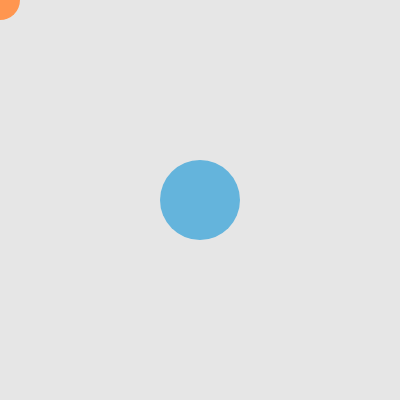
Frame 1 (no input)
Frame 60 (no input): identical to frame 1, image omitted
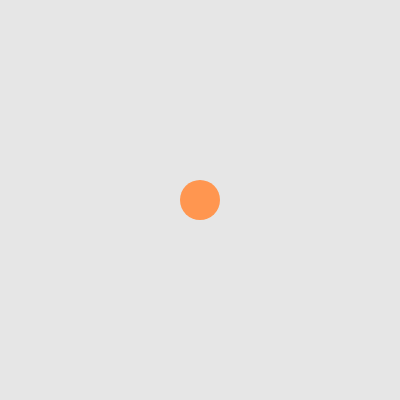
Frame 120 (the mouse pressed at the canvas centre since frame 60)

The p5.js sketch that drew these frames (run headless with seeded random() and noise() and a simulated clock; from frame 60 on, the mouse is pressed at the canvas centre):

// p5.js sketch
// ── sketch.js
let ball;

function setup() {
  createCanvas(400, 400);
  ball = new Ball(200, 200, 40);
  noStroke();
}

function draw() {
  background(230);

  ball.show();

  // check collision with mouse circle
  let d = dist(mouseX, mouseY, ball.pos.x, ball.pos.y);
  if (d < ball.r + 20) {
    ball.alive = false; // update state
  }

  // draw mouse circle
  fill(255, 150, 80);
  ellipse(mouseX, mouseY, 40);
}

class Ball {
  constructor(x, y, r) {
    this.pos = createVector(x, y);
    this.r = r;
    this.alive = true;
  }

  show() {
    if (this.alive) {
      fill(100, 180, 220);
      ellipse(this.pos.x, this.pos.y, this.r * 2);
    }
  }
}
